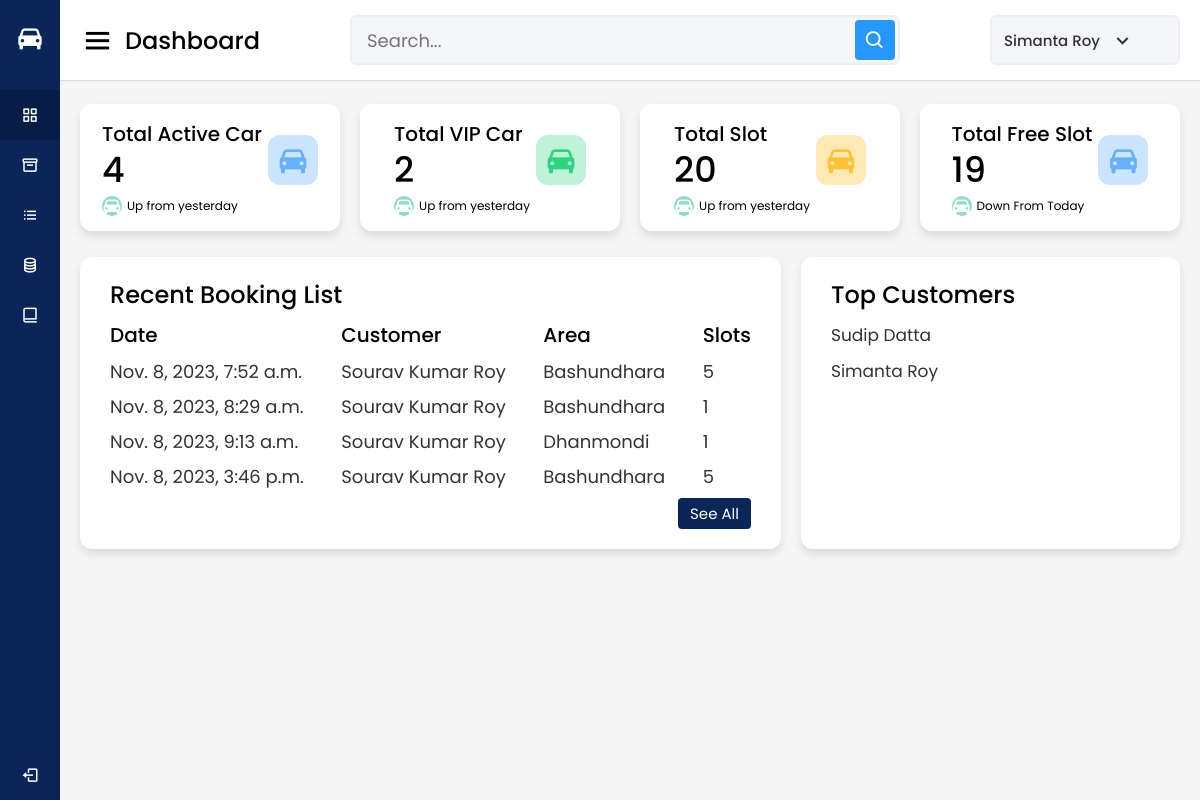
Screenshot of /dashboard/ (signed in) with the database file from the repository.
### Booking/models.py (models this page shows, shortened)
class Booking(models.Model):
    user = models.ForeignKey(User,on_delete=models.CASCADE)
    area = models.ForeignKey(Area,on_delete=models.CASCADE)
    slots = models.ForeignKey(Slots,on_delete=models.CASCADE)
    start_time = models.DateTimeField(auto_now_add=True)
    end_time = models.DateTimeField(null=True,blank=True)
    car_no = models.CharField(max_length=15,null=True,blank=True)
    payment_method = models.CharField(max_length=100,null=True,blank=True)
    is_vip = models.BooleanField(default=False)

class Area(models.Model):
    name = models.CharField(max_length=200)
    location = models.URLField()

class Slots(models.Model):
    area = models.ForeignKey(Area,related_name='slots',on_delete=models.CASCADE)
    number = models.IntegerField()
    is_busy = models.BooleanField(default=False)

### Auth/models.py (models this page shows, shortened)
class User(AbstractUser):
    GENDER = [
        ("UNSPECIFIED", "Unspecified"),
        ("MALE", "Male"),
        ("FEMALE", "Female"),
    ]
    username=None
    dateOfBirth = models.DateField(null=True,blank=True)
    gender = models.CharField(max_length=80, choices=GENDER, default="UNSPECIFIED")
    email = models.EmailField(unique=True,max_length=200)
    phone = models.CharField(max_length=18,null=True,blank=True)
    nid = models.CharField(max_length=100,null=True,blank=True)
    USERNAME_FIELD = 'email'
    REQUIRED_FIELDS=['first_name', 'last_name']
    objects = CustomUserManager()

### Admin_panel/views.py (the view)
# urls.py: path('', views.dashboard , name="Dashboard Rendering"),
def dashboard(request):
    if request.user.is_superuser:
        all_booking = Booking.objects.filter(end_time = None)
        top_customer = User.objects.filter(is_staff = False)[:8]
        total_active_car = all_booking.count()
        total_slot = Slots.objects.all().count
        total_free_slot = Slots.objects.filter(is_busy = False).count()
        context = {
            "booking" : all_booking,
            "customer" : top_customer,
            "total_active_car" : total_active_car,
            "total_vip_car" : Booking.objects.filter(is_vip=True).count(),
            "total_slot": total_slot,
            "total_free_slot" : total_free_slot
        }
        return render(request,'dashboard.html',context=context)
    else:
        return redirect('/')

### templates/dashboard.html (shortened to what this page needs)
{% extends "dashboard-base.html" %}
{% block content %}
    <div class="home-content">
      <div class="overview-boxes">
        <div class="box">
          <div class="right-side">
            <div class="box-topic">Total Active Car </div>
            <div class="number">{{total_active_car}}</div>
            <div class="indicator">
                <i class='bx bxs-car'></i>
              <span class="text">Up from yesterday</span>
            </div>
          </div>
          <i class='bx bxs-car cart'></i>
        </div>
        <div class="box">
          <div class="right-side">
            <div class="box-topic">Total VIP Car</div>
            <div class="number">{{total_vip_car}}</div>
            <div class="indicator">
                <i class='bx bxs-car'></i>
              <span class="text">Up from yesterday</span>
            </div>
          </div>
          <i class='bx bxs-car cart two' ></i>
        </div>
        <div class="box">
          <div class="right-side">
            <div class="box-topic">Total Slot</div>
            <div class="number">{{total_slot}}</div>
            <div class="indicator">
                <i class='bx bxs-car'></i>
              <span class="text">Up from yesterday</span>
            </div>
          </div>
          <i class='bx bxs-car cart three' ></i>
        </div>
        <div class="box">
          <div class="right-side">
            <div class="box-topic">Total Free Slot</div>
            <div class="number">{{total_free_slot}}</div>
            <div class="indicator">
                <i class='bx bxs-car '></i>
              <span class="text">Down From Today</span>
            </div>
          </div>
          <i class='bx bxs-car cart tree'></i>
        </div>
      </div>
      <div class="sales-boxes">
        <div class="recent-sales box">
          <div class="title">Recent Booking List</div>
          <div class="sales-details">
            <ul class="details">
              <li class="topic">Date</li>
              {% for i in booking %}
              <li><a href="#">{{i.start_time}}</a></li>
              {% endfor %}
            </ul>
            <ul class="details">
              <li class="topic">Customer</li>
              {% for i in booking %}
              <li><a href="#">{{i.user.first_name}} {{i.user.last_name}}</a></li>
              {% endfor %}
            </ul>
            <ul class="details">
              <li class="topic">Area</li>
              {% for i in booking %}
              <li><a href="#">
                {{i.area.name}}
              </a></li>
              {% endfor %}
            </ul>
            <ul class="details">
              <li class="topic">Slots</li>
              {% for i in booking %}
              <li><a href="#">{{i.slots.number}}</a></li>
              {% endfor %}
            </ul>
          </div>
          <div class="button">
            <a href="#">See All</a>
          </div>
        </div>
        <div class="top-sales box">
          <div class="title">Top Customers</div>
          <ul class="top-sales-details">
            {% for i in customer %}
            <li>
              <a href="#">
                <span class="product">{{i.first_name}} {{i.last_name}}</span>
              </a>
            </li>
            {% endfor %}
          </ul>
        </div>
      </div>
    </div>
  </section>
  {% endblock content %}

### static/dashboard.css (style rules this page uses)
* { margin: 0; padding: 0; box-sizing: border-box; font-family: 'Poppins', sans-serif; }
.home-section .home-content { position: relative; padding-top: 104px; }
.home-content .overview-boxes { display: flex; align-items: center; justify-content: space-between; flex-wrap: wrap; padding: 0 20px; margin-bottom: 26px; }
.overview-boxes .box { display: flex; align-items: center; justify-content: center; width: calc(100% / 4 - 15px); background: #fff; padding: 15px 14px; border-radius: 12px; box-shadow: 0 5px 10px rgba(0,0,0,0.1); }
.overview-boxes .box-topic { font-size: 20px; font-weight: 500; }
.home-content .box .number { display: inline-block; font-size: 35px; margin-top: -6px; font-weight: 500; }
.home-content .box .indicator { display: flex; align-items: center; }
.home-content .box .indicator i { height: 20px; width: 20px; background: #8FDACB; line-height: 20px; text-align: center; border-radius: 50%; color: #fff; font-size: 20px; margin-right: 5px; }
.home-content .box .indicator .text { font-size: 12px; }
.home-content .box .cart { display: inline-block; font-size: 32px; height: 50px; width: 50px; background: #cce5ff; line-height: 50px; text-align: center; color: #66b0ff; border-radius: 12px; margin: -15px 0 0 6px; }
.home-content .box .cart.two { color: #2BD47D; background: #C0F2D8; }
.home-content .box .cart.three { color: #ffc233; background: #ffe8b3; }
.home-content .sales-boxes { display: flex; justify-content: space-between; }
.home-content .sales-boxes .recent-sales { width: 65%; background: #fff; padding: 20px 30px; margin: 0 20px; border-radius: 12px; box-shadow: 0 5px 10px rgba(0, 0, 0, 0.1); }
.home-content .sales-boxes .sales-details { display: flex; align-items: center; justify-content: space-between; }
.sales-boxes .box .title { font-size: 24px; font-weight: 500; }
.sales-boxes .sales-details li.topic { font-size: 20px; font-weight: 500; }
.sales-boxes .sales-details li { list-style: none; margin: 8px 0; }
.sales-boxes .sales-details li a { font-size: 18px; color: #333; font-size: 400; text-decoration: none; }
.sales-boxes .box .button { width: 100%; display: flex; justify-content: flex-end; }
.sales-boxes .box .button a { color: #fff; background: #0A2558; padding: 4px 12px; font-size: 15px; font-weight: 400; border-radius: 4px; text-decoration: none; transition: all 0.3s ease; }
.home-content .sales-boxes .top-sales { width: 35%; background: #fff; padding: 20px 30px; margin: 0 20px 0 0; border-radius: 12px; box-shadow: 0 5px 10px rgba(0, 0, 0, 0.1); }
.sales-boxes .top-sales li { display: flex; align-items: center; justify-content: space-between; margin: 10px 0; }
.sales-boxes .top-sales li a { display: flex; align-items: center; text-decoration: none; }
.sales-boxes .top-sales li .product, .price { font-size: 17px; font-weight: 400; color: #333; }

### rows the page displays
Booking: start_time "Nov. 8, 2023, 7:52 a.m.", user.first_name "Sourav", user.last_name "Kumar Roy", area.name "Bashundhara", slots.number "5"
Booking: start_time "Nov. 8, 2023, 8:29 a.m.", user.first_name "Sourav", user.last_name "Kumar Roy", area.name "Bashundhara", slots.number "1"
Booking: start_time "Nov. 8, 2023, 9:13 a.m.", user.first_name "Sourav", user.last_name "Kumar Roy", area.name "Dhanmondi", slots.number "1"
Booking: start_time "Nov. 8, 2023, 3:46 p.m.", user.first_name "Sourav", user.last_name "Kumar Roy", area.name "Bashundhara", slots.number "5"

### other values shown
{{ total_active_car }} "4"
{{ total_vip_car }} "2"
{{ total_slot }} "20"
{{ total_free_slot }} "19"
{{ i.first_name }} "Sudip"
{{ i.last_name }} "Datta"
{{ i.first_name }} "Simanta"
{{ i.last_name }} "Roy"
